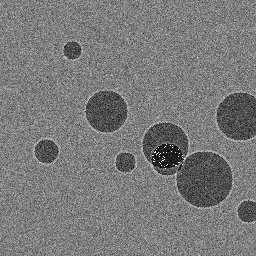
#> input picture synthetic_lunar_image.jpg, 256 x 256 px
$ python -i lunar_dem.py   (imports and definitions only)
#> lines starting #> are read from the running program, lines starting #| are printed output that depends on the picture
### preprocessing.py
"""
Image Preprocessing for Lunar DEM Generation

This module handles image preprocessing tasks including loading, resizing,
noise reduction, and enhancement for lunar surface images.
"""

import numpy as np
import cv2
from PIL import Image
import os
from skimage import filters, restoration, exposure
from scipy import ndimage


class ImagePreprocessor:
    """
    Image preprocessing class for lunar surface images.

    Handles various preprocessing tasks including:
    - Image loading and format conversion
    - Noise reduction and enhancement
    - Resizing and interpolation
    - Contrast and brightness adjustment
    """

    def __init__(self):
        """Initialize the image preprocessor."""
        self.supported_formats = ['.jpg', '.jpeg', '.png', '.tiff', '.tif', '.bmp']

    def load_image(self, image_path):
        """
        Load an image from file.

        Args:
            image_path (str): Path to the image file

        Returns:
            numpy.ndarray: Loaded image array
        """
#> called with image_path = 'synthetic_lunar_image.jpg'
        if not os.path.exists(image_path):
            raise FileNotFoundError(f"Image file not found: {image_path}")

        # Check file extension
        _, ext = os.path.splitext(image_path)
        if ext.lower() not in self.supported_formats:
            raise ValueError(f"Unsupported image format: {ext}")

        # Load image using OpenCV
        image = cv2.imread(image_path)
#> image is the input picture: shape (256, 256, 3); min 0, max 255, mean 121.5
        if image is None:
            raise ValueError(f"Failed to load image: {image_path}")

        # Convert BGR to RGB
        image = cv2.cvtColor(image, cv2.COLOR_BGR2RGB)

        return image

    def preprocess(self, image, target_size=None, enhance_contrast=True,
                  reduce_noise=True, normalize=True):
        """
        Preprocess lunar image for DEM generation.

        Args:
            image (numpy.ndarray): Input image
            target_size (tuple): Target size (height, width) for resizing
            enhance_contrast (bool): Whether to enhance contrast
            reduce_noise (bool): Whether to reduce noise
            normalize (bool): Whether to normalize pixel values

        Returns:
            numpy.ndarray: Preprocessed image
        """
        processed_image = image.copy()

        # Convert to grayscale if needed
        if len(processed_image.shape) == 3:
            processed_image = self._convert_to_grayscale(processed_image)

        # Resize if target size is specified
        if target_size is not None:
            processed_image = self._resize_image(processed_image, target_size)

        # Reduce noise
        if reduce_noise:
            processed_image = self._reduce_noise(processed_image)

        # Enhance contrast
        if enhance_contrast:
            processed_image = self._enhance_contrast(processed_image)

        # Normalize
        if normalize:
            processed_image = self._normalize_image(processed_image)

        return processed_image

    def _convert_to_grayscale(self, image):
        """
        Convert RGB image to grayscale.

        Args:
            image (numpy.ndarray): RGB image

        Returns:
            numpy.ndarray: Grayscale image
        """
        # Use luminance-weighted conversion for better lunar surface representation
        # Lunar surface is best represented using luminance rather than simple averaging
        weights = np.array([0.299, 0.587, 0.114])  # Standard luminance weights
        grayscale = np.dot(image, weights)

        return grayscale.astype(np.uint8)

    def _resize_image(self, image, target_size):
        """
        Resize image to target size.

        Args:
            image (numpy.ndarray): Input image
            target_size (tuple or int): Target size (height, width) or single dimension

        Returns:
            numpy.ndarray: Resized image
        """
#> called with target_size = 1000
        if isinstance(target_size, (list, tuple)) and len(target_size) == 2:
            height, width = target_size
        else:
            height = width = target_size

        # Use cubic interpolation for better quality
        resized = cv2.resize(image, (width, height), interpolation=cv2.INTER_CUBIC)
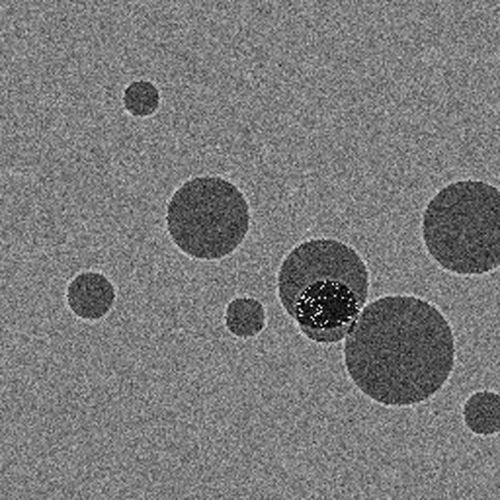
#> resized: shape (1000, 1000) (shown at 1/2 size); min 0, max 255, mean 121.2

        return resized

    def _reduce_noise(self, image):
        """
        Reduce noise in the image.

        Args:
            image (numpy.ndarray): Input image

        Returns:
            numpy.ndarray: Denoised image
        """
        # Apply bilateral filter for edge-preserving noise reduction
        denoised = cv2.bilateralFilter(
            image.astype(np.float32),
            d=15,  # Diameter of pixel neighborhood
            sigmaColor=75,  # Filter sigma in color space
            sigmaSpace=75   # Filter sigma in coordinate space
        )
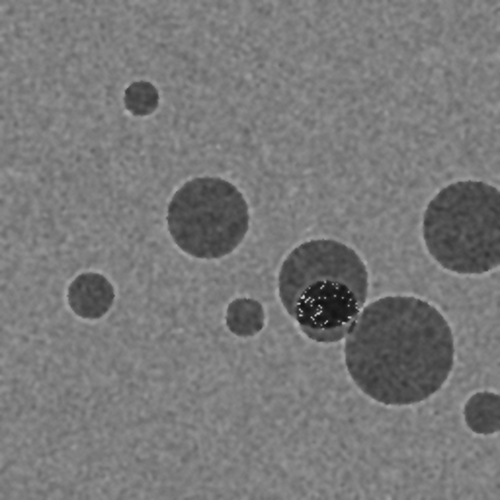
#> denoised: shape (1000, 1000) float32 (shown at 1/2 size); min 17.05, max 208.7, mean 121.2

        # Apply non-local means denoising for additional noise reduction
        denoised = cv2.fastNlMeansDenoising(
            denoised.astype(np.uint8),
            h=10,  # Filter strength
            templateWindowSize=7,
            searchWindowSize=21
        )

        return denoised

    def _enhance_contrast(self, image):
        """
        Enhance image contrast.

        Args:
            image (numpy.ndarray): Input image

        Returns:
            numpy.ndarray: Contrast-enhanced image
        """
        # Apply CLAHE (Contrast Limited Adaptive Histogram Equalization)
        clahe = cv2.createCLAHE(clipLimit=2.0, tileGridSize=(8, 8))
        enhanced = clahe.apply(image)
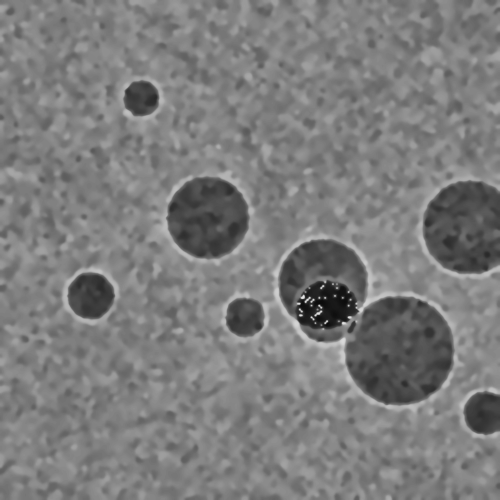
#> enhanced: shape (1000, 1000) (shown at 1/2 size); min 9, max 233, mean 124.6

        # Apply gamma correction for better lunar surface visibility
        gamma = 0.8  # Slightly darker for lunar surface
        enhanced = np.power(enhanced / 255.0, gamma) * 255
        enhanced = enhanced.astype(np.uint8)
#> (the rest of the program and of its run is left out)
